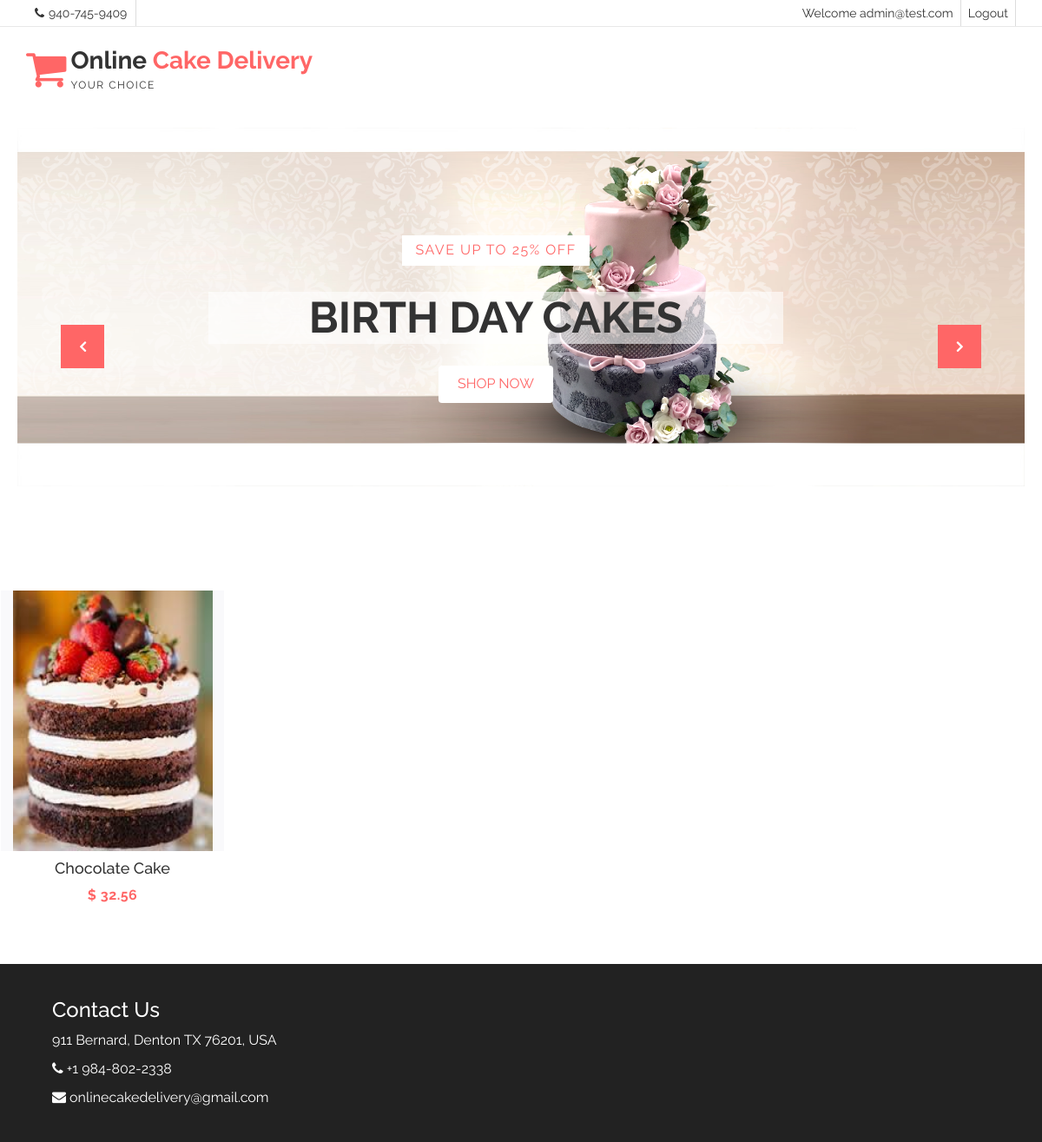
Screenshot of /index_Customer_logged.php (signed in) with the database file from the repository.
### tables this page shows
CREATE TABLE `cake_details` (
  `cakeid` int(11) NOT NULL,
  `cake_name` varchar(20) NOT NULL,
  `cake_details` varchar(40) DEFAULT NULL,
  `cake_ingredients` varchar(40) DEFAULT NULL,
  `cost_item` double NOT NULL,
  `cake_image_path` varchar(40) NOT NULL
);

### src/index_Customer_logged.php (the view, shortened to what this page needs)
<!DOCTYPE html>
<html>
<head>
</head>
<?php
class Customer extends Utils{
	private $cakeId;
	private $cakeName;
	private $cakeCost;
	private $cakeImage;
	public function setCakeId($cakeId){
		$this->cakeId = $cakeId;
	}
	public function setCakeName($cakeName){
		$this->cakeName = $cakeName;
	}
	public function setCakeCost($cakeCost){
		$this->cakeCost = $cakeCost;
	}
	public function setCakeImage($cakeImage){
		$this->cakeImage = $cakeImage;
	}
	function loadCakes(){
		$con = $this->connectToDatabase();
		$sql = " SELECT `cakeid`, `cake_name`, `cake_details`, `cake_ingredients`,
		`cost_item`, `cake_image_path` FROM `cake_details`";
		$result = $con->query( $sql);
		if ($result->num_rows > 0)
		{
			while($row = $result->fetch_assoc())
			{
				$contentToPrint=$this->loadContentToPrint();
				echo $contentToPrint;
			}
		} else{
			echo " <li> No Cakes available. </li>" ;
		}
	}
	function loadContentToPrint(){
		return "<li id=\"content\">
		<figure>
			<a class=\"aa-product-img\" name=\"cakeSelected\" href=\"checkout.php?cakeId=$this->cakeId\">
				<img src =\"img/cakes/$this->cakeImage\" alt = \"$this->cakeName\" width= \"230px\" height= \"300px\" />
			</a>
			<a class=\"aa-add-card-btn\" name=\"cakeSelected\" href=\"checkout.php?cakeId=$this->cakeId\"><span
				class=\"fa fa-shopping-cart\">
			</span>Order</a>
			<figcaption>
				<h4 class=\"aa-product-title\">
					<p>$this->cakeName</p>
				</h4>
				<span class=\"aa-product-price\">$ $this->cakeCost</span>
			</figcaption>
		</figure>
	</li>";
}
}
?>
<body>
	<?php
	$customerObject=new Customer();
	$customerObject->includeHeader();
	?>
	<section id="aa-slider" style="padding: 20px; margin-bottom:30px;" >
		<div class="aa-slider-area">
			<div id="sequence" class="seq" >
				<ul class="seq-canvas">
					<li>
						<div class="seq-model" >
							<img data-seq src="img/slider1/2.png" alt="slide1 img" />
						</div>
						<div class="seq-title">
							<span data-seq>Save Up to 25% Off</span>
							<h2 data-seq>Birth Day Cakes</h2>
							<a data-seq href="#" class="aa-shop-now-btn aa-secondary-btn">SHOP
								NOW</a>
							</div>
						</li>
						</ul>
					</div>
				</div>
			</section>
			<div class="tab-content">
				<div class="tab-pane fade in active">
					<ul class="aa-product-catg">
						<?php
						$customerObject->loadCakes();
						?>
					</ul>
				</div>
			</div>
</body>
</html>

### src/css/theme-color/default-theme.css (style rules this page uses)
h2 { color: #ff6666; }
.aa-secondary-btn { color: #ff6666; }
#aa-slider .aa-slider-area .seq-title span { color: #ff6666; }
.aa-product-catg li .aa-product-price { color: #ff6666; }

### src/css/style.css (style rules this page uses)
body { background-color: #ffffff; font-family: "Raleway", sans-serif; color: #333333; font-size: 16px; overflow-x: hidden; }
ul { padding: 0; margin: 0; list-style: none; }
a { text-decoration: none; color: #333333; }
h1, h2, h3, h4, h5, h6 { font-family: "Raleway", sans-serif; }
h2 { font-size: 30px; font-weight: 700; line-height: 40px; margin: 0; padding-bottom: 10px; }
img { border: none; }
.aa-secondary-btn { background-color: #fff; font-size: 16px; padding: 10px 22px; margin-top: 10px; display: inline-block; -webkit-border-radius: 4px; -moz-border-radius: 4px; -ms--border-radius: 4px; border-radius: 4px; -webkit-transition: 0.5s; -moz-transition: 0.5s; -ms-transition: 0.5s; -o-transition: 0.5s; transition: 0.5s; }
#aa-slider { float: left; display: inline; width: 100%; }
#aa-slider .aa-slider-area { display: inline; float: left; width: 100%; }
#aa-slider .aa-slider-area .seq-title { left: 19%; margin-right: 0; position: absolute; top: 30%; width: 57%; text-align: center; }
#aa-slider .aa-slider-area .seq-title span { background-color: #fff; display: inline-block; padding: 6px 15px; text-transform: uppercase; letter-spacing: 1.5px; margin-bottom: 10px; }
#aa-slider .aa-slider-area .seq-title h2 { background-color: rgba(255, 255, 255, 0.6); color: #333; display: inline-block; float: none; font-family: "Raleway",sans-serif; font-size: 50px; font-weight: bold; margin-top: 20px; padding-bottom: 10px; padding-top: 10px; text-align: center; text-transform: uppercase; width: 100%; }
#aa-slider .aa-slider-area .seq-title .aa-shop-now-btn { margin-top: 25px; }
#aa-slider .slick-slide img { max-width: 100%; min-width: 100%; }
.aa-product-catg { margin-left: -54px; }
.aa-product-catg li { display: block; float: left; height: 380px; text-align: center; margin: 0 0 20px 55px; width: 20.5%; position: relative; overflow: hidden; }
.aa-product-catg li figure { position: relative; height: 300px; }
.aa-product-catg li figure .aa-product-img { background-color: #f9f9fb; display: block; -webkit-transition: all 0.5s; -moz-transition: all 0.5s; -ms-transition: all 0.5s; -o-transition: all 0.5s; transition: all 0.5s; }
.aa-product-catg li .aa-product-title { color: #333; margin-bottom: 5px; }
.aa-product-catg li .aa-product-price { font-weight: bold; letter-spacing: 0.5px; font-size: 16px; }

### rows the page displays
cake_details: cake_image_path (picture), cake_name "Chocolate Cake", cost_item "32.56"

### other values shown
$_SESSION["userEmail"] "admin@test.com"
